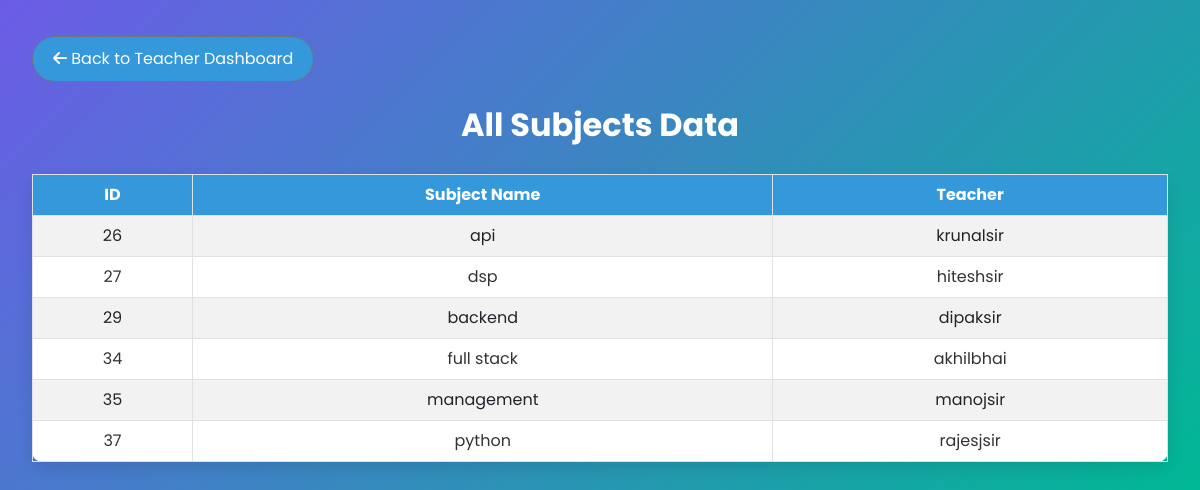
Before: /update-subject/ with the older database file.
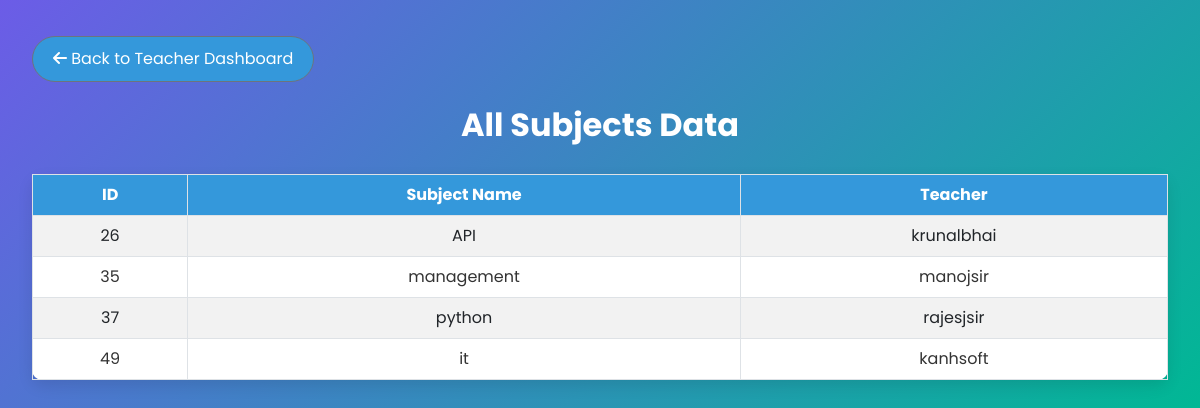
After: the same page with the newer database file.
### insta/models.py (models this page shows)
class User(AbstractUser):
    email = models.EmailField(max_length=255, unique=True)
    date_of_birth = models.DateField(null=True, blank=True)
    joining_date = models.DateTimeField(null=True,blank=True)
    subject = models.CharField(max_length=100,null=True)
    DAY_CHOICES = (
        ('Monday', 'Monday'),
        ('Tuesday', 'Tuesday'),
        ('Wednesday', 'Wednesday'),
        ('Thursday', 'Thursday'),
        ('Friday', 'Friday'),
    )
    ROLES = (
        ("principal", 'Principal'),
        ('teacher', 'Teacher'),
        ('student', 'Student'),
    )
    department=(
        ("EC","EC"),
        ("IT","IT"),
        ("COMPUTER","COMPUTER"),
    )
    day = models.CharField(max_length=10, choices=DAY_CHOICES, null=True)
    role = models.CharField(max_length=100, choices=ROLES,default="student")
    dept=models.CharField(max_length=100,choices=department,default="EC")
    is_staff = models.BooleanField(default=True)
    is_active = models.BooleanField(default=True)
    is_superuser=models.BooleanField(default=True)
    objects = MyUserManager()
    USERNAME_FIELD = "email"
    REQUIRED_FIELDS = []

### insta/views.py (the view)
# urls.py: path("update-subject/", views.subject_field, name="update_subject"),
def subject_field(request):
    subject_all = User.objects.filter(role="teacher")
    context = {
        "subjects": subject_all
    }
    if subject_all != []:
        return render(request, 'subjectdata.html', context=context)
    else:
        return render(request, 'subjectdata.html')

### insta/templates/subjectdata.html (shortened to what this page needs)
<!DOCTYPE html>
<html lang="en">
<head>
    <link href="https://cdn.jsdelivr.net/npm/bootstrap@5.2.3/dist/css/bootstrap.min.css" rel="stylesheet"
/>
    <link rel="stylesheet" href="https://cdnjs.cloudflare.com/ajax/libs/font-awesome/6.5.1/css/all.min.css"
/>
</head>
<body>
<div class="container">
    <div class="d-flex justify-content-between align-items-center mt-3">
        <button type="button" class="btn btn-secondary back-button" onclick="window.location.href='{% url 'dashboard' %}'">
            <i class="fas fa-arrow-left"></i> Back to Teacher Dashboard
        </button>
    </div>
    <div class="container mt-4">
        <h2 class="text-center">All Subjects Data</h2>
    </div>
    <table class="table table-striped table-bordered subject-table">
        <thead>
        <tr>
            <th>ID</th>
            <th>Subject Name</th>
            <th>Teacher</th>
        </tr>
        </thead>
        <tbody>
        {% if subjects %}
            {% for subject in subjects %}
            <tr>
                <td>{{ subject.id }}</td>
                <td>{{ subject.subject }}</td>
                <td>{{ subject.username }}</td>
            </tr>
            {% endfor %}
        {% endif %}
        </tbody>
    </table>
</div>
</body>
</html>

Changed rows visible on the page:
removed User: id "27", subject "dsp", username "hiteshsir"
removed User: id "29", subject "backend", username "dipaksir"
removed User: id "34", subject "full stack", username "akhilbhai"
changed User id 26: subject "api" → "API"; username "krunalsir" → "krunalbhai"
added User: id "49", subject "it", username "kanhsoft"
